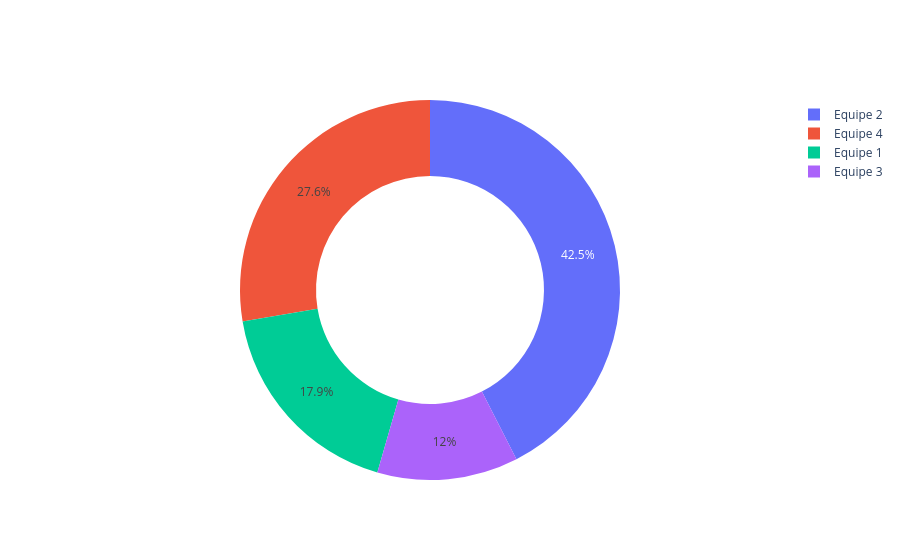

The notebook cell saved with this chart:
### Code cell
fig_graph6 = go.Figure()

fig_graph6.add_trace(go.Pie(labels=df_equipe_valor['Equipe'].unique(), values=df_equipe_valor['Valor Pago'], hole=.6))

### Figure 1 — Plotly figure (JSON) as saved in the notebook; plotly's stock layout.template omitted (floating-point values rounded to 4 significant figures)
{"data": [{"hole": 0.6, "labels": ["Equipe 1", "Equipe 2", "Equipe 3", "Equipe 4"], "type": "pie", "values": [176000000, 418000000, 118000000, 272000000]}], "layout": {}}
